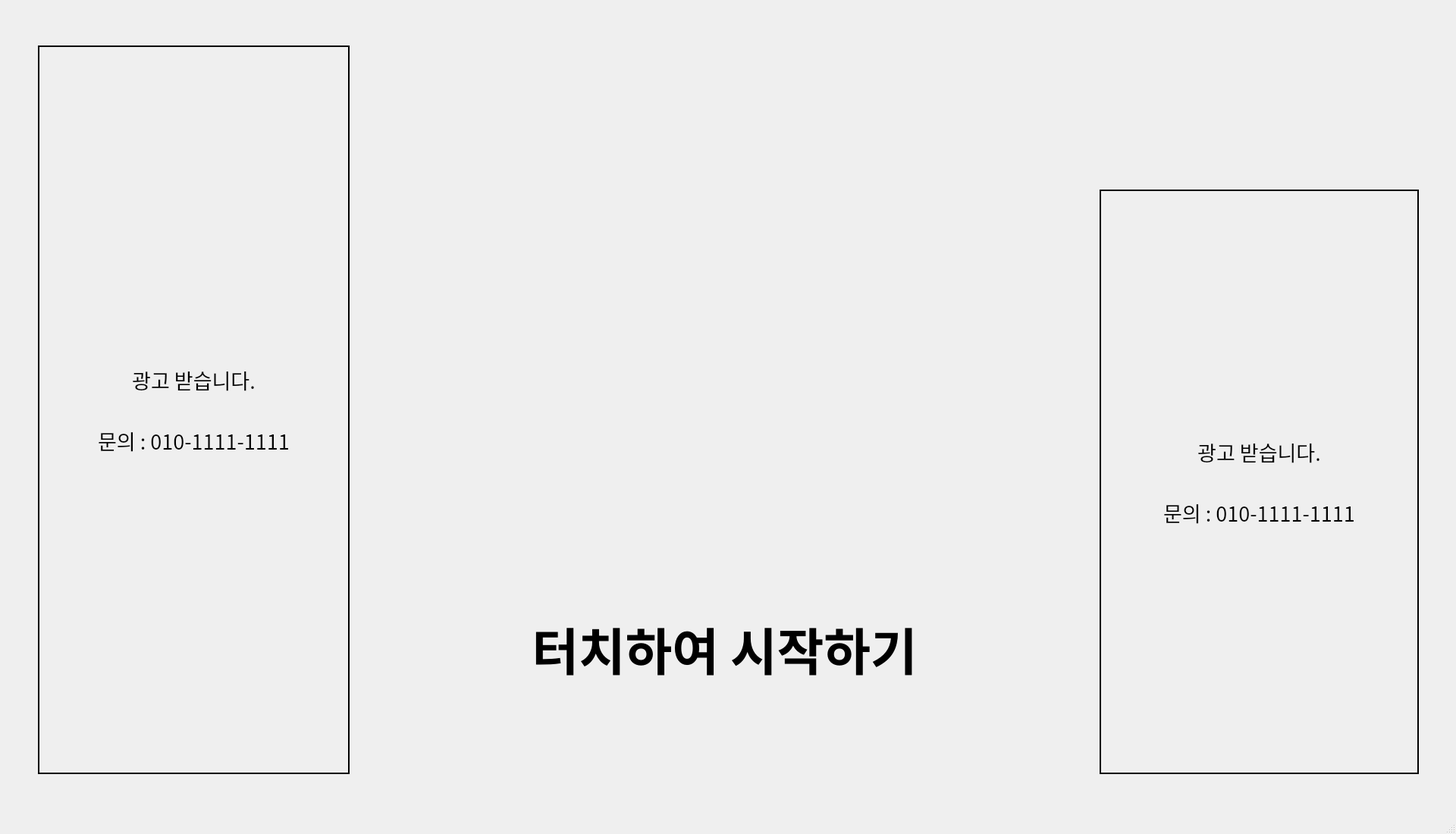
<?xml version="1.0" encoding="UTF-8"?>
<ui version="4.0">
 <class>MainWindow</class>
 <widget class="QMainWindow" name="MainWindow">
  <property name="geometry">
   <rect>
    <x>0</x>
    <y>0</y>
    <width>1920</width>
    <height>1100</height>
   </rect>
  </property>
  <property name="windowTitle">
   <string>MainWindow</string>
  </property>
  <widget class="QWidget" name="centralwidget">
   <widget class="QLabel" name="startText">
    <property name="geometry">
     <rect>
      <x>550</x>
      <y>750</y>
      <width>811</width>
      <height>211</height>
     </rect>
    </property>
    <property name="font">
     <font>
      <family>Gmarket Sans TTF</family>
      <pointsize>50</pointsize>
      <weight>75</weight>
      <bold>true</bold>
     </font>
    </property>
    <property name="frameShape">
     <enum>QFrame::NoFrame</enum>
    </property>
    <property name="frameShadow">
     <enum>QFrame::Plain</enum>
    </property>
    <property name="text">
     <string>터치하여 시작하기</string>
    </property>
    <property name="alignment">
     <set>Qt::AlignCenter</set>
    </property>
   </widget>
   <widget class="QLabel" name="logo">
    <property name="geometry">
     <rect>
      <x>550</x>
      <y>70</y>
      <width>811</width>
      <height>671</height>
     </rect>
    </property>
    <property name="frameShape">
     <enum>QFrame::NoFrame</enum>
    </property>
    <property name="text">
     <string/>
    </property>
    <property name="pixmap">
     <pixmap>../image/logo1.png</pixmap>
    </property>
    <property name="alignment">
     <set>Qt::AlignCenter</set>
    </property>
   </widget>
   <widget class="QLabel" name="label_3">
    <property name="geometry">
     <rect>
      <x>50</x>
      <y>60</y>
      <width>411</width>
      <height>961</height>
     </rect>
    </property>
    <property name="font">
     <font>
      <family>Gmarket Sans TTF</family>
      <pointsize>20</pointsize>
     </font>
    </property>
    <property name="frameShape">
     <enum>QFrame::WinPanel</enum>
    </property>
    <property name="text">
     <string>광고 받습니다.

문의 : 010-1111-1111</string>
    </property>
    <property name="alignment">
     <set>Qt::AlignCenter</set>
    </property>
   </widget>
   <widget class="QLabel" name="label_4">
    <property name="geometry">
     <rect>
      <x>1450</x>
      <y>250</y>
      <width>421</width>
      <height>771</height>
     </rect>
    </property>
    <property name="font">
     <font>
      <family>Gmarket Sans TTF</family>
      <pointsize>20</pointsize>
     </font>
    </property>
    <property name="frameShape">
     <enum>QFrame::WinPanel</enum>
    </property>
    <property name="lineWidth">
     <number>3</number>
    </property>
    <property name="text">
     <string>광고 받습니다.

문의 : 010-1111-1111</string>
    </property>
    <property name="alignment">
     <set>Qt::AlignCenter</set>
    </property>
   </widget>
  </widget>
  <widget class="QMenuBar" name="menubar">
   <property name="geometry">
    <rect>
     <x>0</x>
     <y>0</y>
     <width>1920</width>
     <height>22</height>
    </rect>
   </property>
  </widget>
  <widget class="QStatusBar" name="statusbar"/>
 </widget>
 <resources/>
 <connections/>
</ui>
